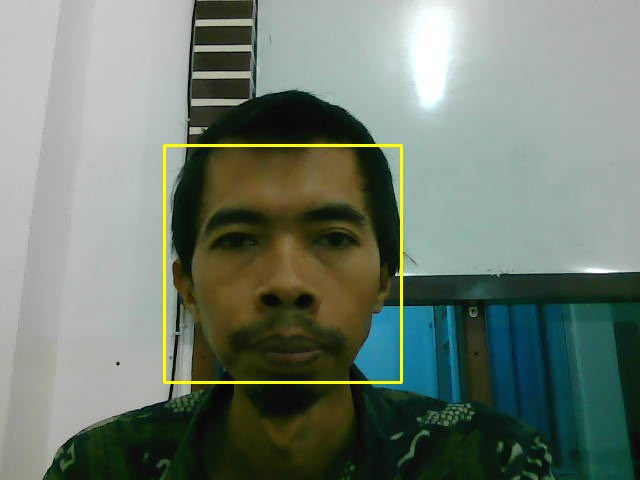
#> input picture datawajah/wajah.1.1.jpg, 640 x 480 px; its folder holds only this picture in this run
$ python LatihWajah.py
#> lines starting #> are read from the running program, lines starting #| are printed output that depends on the picture
import cv2, os, numpy as np
from PIL import Image

wajahDir = 'datawajah'
latihDir = 'latihwajah'
def getImageLabel(path):
#> called with path = 'datawajah'
    imagePaths = [os.path.join(path,f) for f in os.listdir(path)]
    faceSamples = []
    faceIDs = []
    for imagePath in imagePaths:
        PILImg = Image.open(imagePath).convert('L')
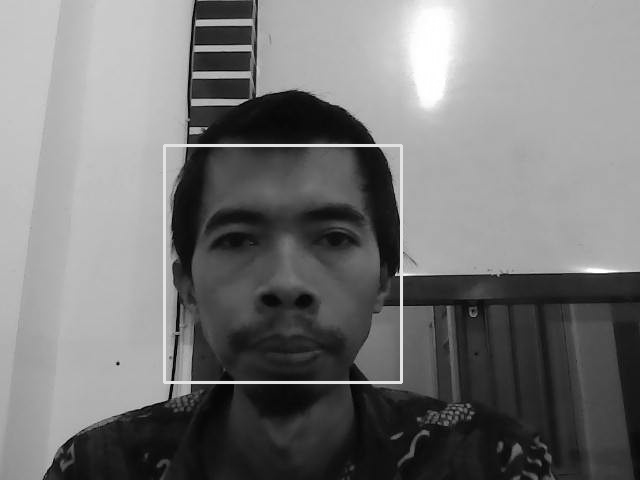
#> PILImg: PIL image 640x480 L; min 0, max 255, mean 118.9
        imgNum = np.array(PILImg,'uint8')
        faceID = int(os.path.split(imagePath)[-1].split(".")[1])
        faces  = faceDetector.detectMultiScale(imgNum)
#> faces = [[444, 284, 56, 56], [163, 142, 243, 243]]
        for (x,y,w,h) in faces:
            faceSamples.append(imgNum[y:y+h,x:x+w])
            faceIDs.append(faceID)
#> this loop made 2 passes
#> after the loop, faceIDs = [1, 1]; faceSamples = 2 items
        return faceSamples,faceIDs

faceRecognizer = cv2.face.LBPHFaceRecognizer_create()
faceDetector   = cv2.CascadeClassifier('haarcascade_frontalface_default.xml')
print("Mesin Sedang Melakukan Training Data wajah, TUnggu beberapa detik")
faces, IDs = getImageLabel(wajahDir)
#> faces = 2 items; IDs = [1, 1]
faceRecognizer.train(faces,np.array(IDs))
#simpan
faceRecognizer.write(latihDir+'/training.xml')
print("Sebanyak {0} data wajah telah ditraining ke mesin".format(len(np.unique(IDs))))
#| Sebanyak 1 data wajah telah ditraining ke mesin
